Frame 1 (no input): blank canvas, image omitted
Frame 60 (no input): blank canvas, image omitted
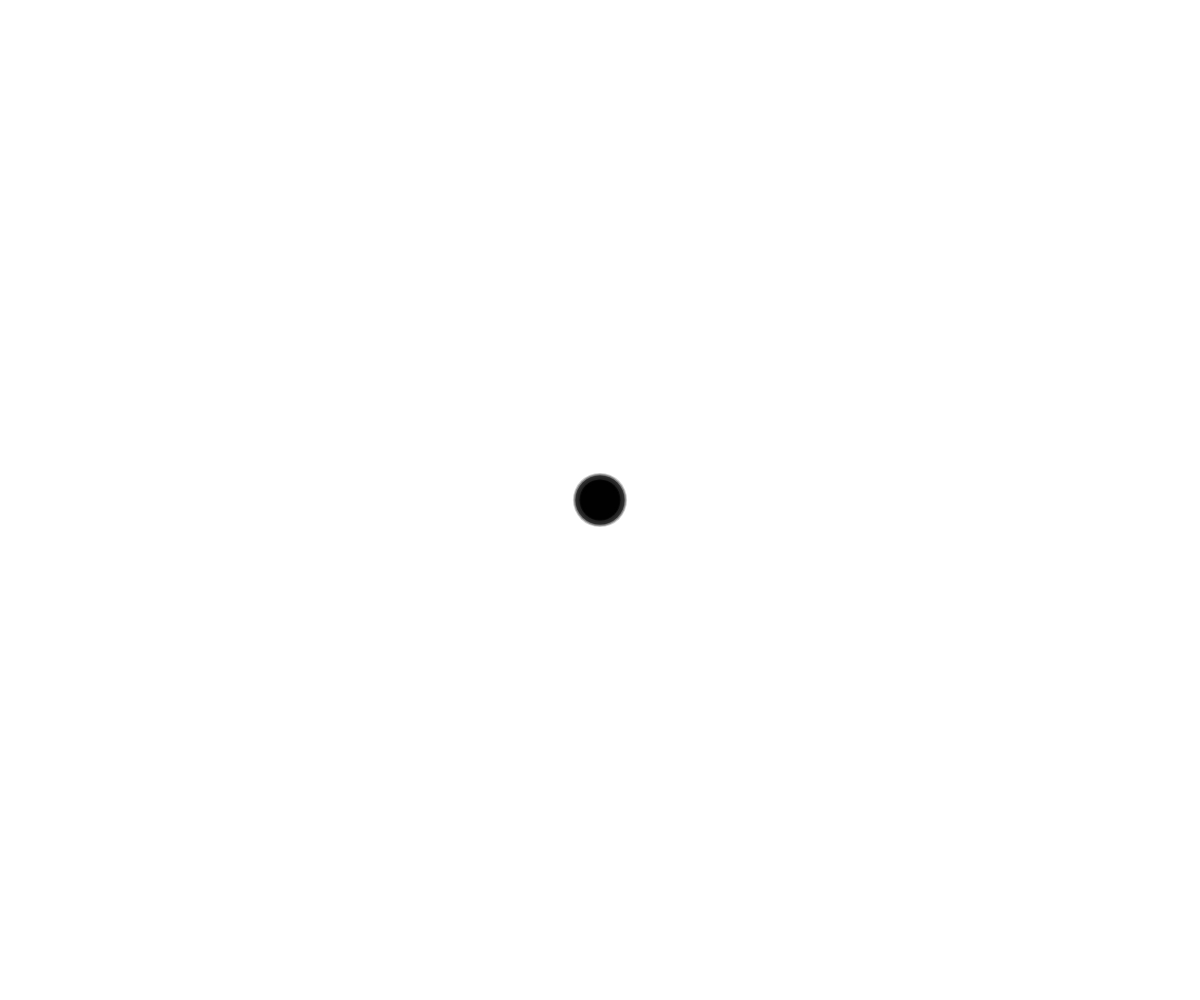
Frame 120 (the mouse pressed at the canvas centre since frame 60)

The p5.js sketch whose frames 1 and 60 were blank and that drew this single picture after the mouse press (run headless with seeded random() and noise() and a simulated clock; from frame 60 on, the mouse is pressed at the canvas centre):

// p5.js sketch
// ── sketch.js
function setup() {
	createCanvas(windowWidth, windowHeight);
	fill(0, 50);
	noStroke();
}

function draw() {
	if (mouseIsPressed) {
		if (mouseX < width / 2) {

			ellipse(mouseX, mouseY, random(10, 60));
		}

		else {
			ellipse(mouseX, mouseY, noise(frameCount * 0.07) * 100);
		}
	}
}
